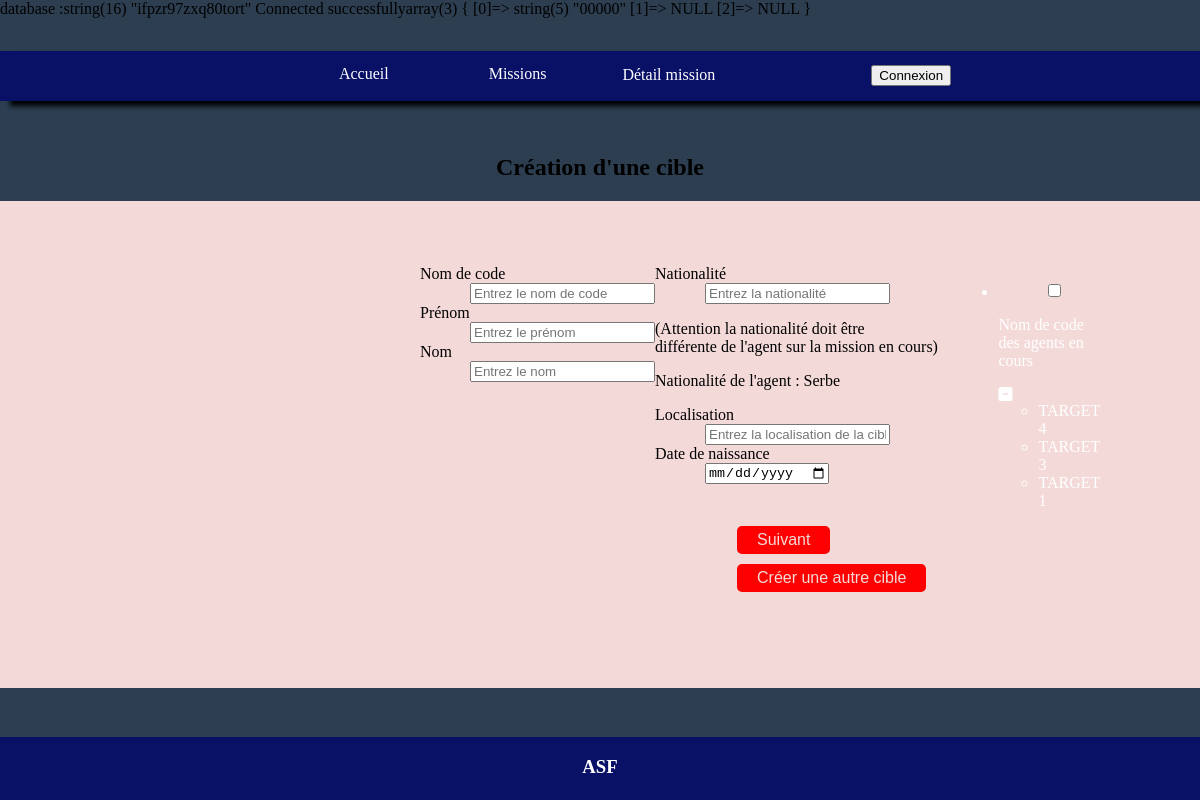
The page /Vues/Forms/FormTargetVue.php on the database its author committed.
### tables this page shows
CREATE TABLE `Agents` (
  `codeName` varchar(10) NOT NULL,
  `firstname` varchar(100) NOT NULL,
  `lastname` varchar(100) NOT NULL,
  `nationality` varchar(60) NOT NULL,
  `competenceOne` varchar(100) NOT NULL,
  `competenceTwo` varchar(100) DEFAULT NULL,
  `competenceThree` varchar(100) DEFAULT NULL,
  `dateOfBirth` datetime NOT NULL,
  `agent_Mission` varchar(200) NOT NULL,
  `id` int(100) NOT NULL AUTO_INCREMENT,
  PRIMARY KEY (`codeName`),
  UNIQUE KEY `id` (`id`),
  KEY `agent_Mission` (`agent_Mission`),
  KEY `codeName` (`codeName`),
  CONSTRAINT `agent_Mission` FOREIGN KEY (`agent_Mission`) REFERENCES `Missions` (`codeName`)
);

CREATE TABLE `Targets` (
  `codeName` varchar(10) NOT NULL,
  `firstname` varchar(100) NOT NULL,
  `lastname` varchar(100) NOT NULL,
  `dateOfBirth` datetime NOT NULL,
  `nationality` varchar(60) NOT NULL,
  `localisation` varchar(100) NOT NULL,
  `target_Mission` varchar(10) DEFAULT NULL,
  PRIMARY KEY (`codeName`),
  KEY `target_Mission` (`target_Mission`),
  CONSTRAINT `target_Mission` FOREIGN KEY (`target_Mission`) REFERENCES `Missions` (`codeName`)
);

### Managers/AgentManager.php (called while the page is built, shortened)
<?php
class AgentManager
{
    public function getData(): array
    {
        $stmt = new PDO('mysql:dbname=intelligence_agency;host=localhost', 'root', 'root');
        $r = $stmt->query('SELECT * FROM intelligence_agency.Agents ORDER BY id DESC ');
        return $r->fetch();
    }
}

### Managers/TargetManager.php (called while the page is built, shortened)
<?php
class TargetManager
{
    private $pdo;
    public function setPdo($pdo): void
    {
        $this->pdo = $pdo;
    }
    public function getAll(): array
    {
        $req = $this->pdo->query('SELECT * FROM intelligence_agency.Targets ORDER BY codeName DESC ');
        $target = array();
        foreach ($req->fetchAll() as $data) {
            $target[] = new TargetsModel($data);
        }
        return $target;
    }
}

### Models/TargetsModel.php (called while the page is built, shortened)
<?php
class TargetsModel
{
    private string $codeName;
    public function hydrate(array $data): void
    {
        foreach ($data as $key => $value) {
            $method = 'set'.ucfirst($key);
        }
    }
    public function getCodeName(): string
    {
        return $this->codeName;
    }
    public function setCodeName(string $codeName): self
    {
        $this->codeName = $codeName;
        return $this;
    }
    public function setFirstname(string $firstname): self
    {
        return $this;
    }
    public function setLastname(string $lastname): self
    {
        return $this;
    }
    public function setDateOfBirth(string $dateOfBirth): self
    {
        return $this;
    }
    public function setNationality(string $nationality): self
    {
        return $this;
    }
    public function setLocalisation(string $localisation): self
    {
        return $this;
    }
}

### Vues/Forms/FormTargetVue.php (the view, shortened to what this page needs)
<?php
$manager = new TargetManager();
$targets = $manager->getAll();
$manager = new AgentManager();
$agent = $manager->getData();
?>
<div>
    <h1>Création d'une cible</h1>
    <form action="?action=CreateTarget" method="POST" id="checkNationality" onsubmit="return checkValueTarget()">
        <div class="container">
            <div class="containerForm">
                <div>
                    <label for="codeName">Nom de code</label>
                </div>
                <div>
                    <input type="text" id="codeName"  name="codeName" placeholder="Entrez le nom de code" value="<?php if (isset($_POST['codeName'])) {echo $_POST['codeName'];} ?>" required>
                </div>
                <div>
                    <label for="firstName">Prénom</label>
                </div>
                <div>
                    <input type="text" id="firstName" name="firstName" placeholder="Entrez le prénom" value="<?php if (isset($_POST['firstName'])) {echo $_POST['firstName'];} ?>"  required>
                </div>
                <div>
                    <label for="lastName">Nom</label>
                </div>
                <div>
                    <input type="text" id="lastName" name="lastName" placeholder="Entrez le nom" value="<?php if (isset($_POST['lastName'])) {echo $_POST['lastName'];} ?>"  required>
                </div>
            </div>
            <div class="containerForm">
                <div>
                    <label for="nationality">Nationalité</label>
                </div>
                <div>
                    <input type="text" id="nationality" name="nationality" placeholder="Entrez la nationalité" required value="">
                    <p class="nationality">(Attention la nationalité doit être<br> différente de l'agent sur la mission en cours)</p>
                    <p class="nationalityA" id="AgentValue">Nationalité de l'agent : <?php echo $agent[3]; ?></p>
                </div>
                <div>
                    <label for="Localisation">Localisation</label>
                </div>
                <div>
                    <input type="text" id="Localisation" name="Localisation" placeholder="Entrez la localisation de la cible" value="<?php if (isset($_POST['Localisation'])) {echo $_POST['Localisation'];} ?>"  required>
                </div>
                <div>
                    <label for="dateOfBirth">Date de naissance</label>
                </div>
                <div>
                    <input type="date" id="dateOfBirth" name="dateOfBirth" value="<?php if (isset($_POST['dateOfBirth'])) {echo $_POST['dateOfBirth'];} ?>"  required>
                </div>
                <div class="containerBtn">
                    <div class="btn">
                        <input type="submit" id="next" name="next" value="Suivant">
                        <input type="submit" id="create" name="create" value="Créer une autre cible">
                    </div>
                </div>
            </div>
            <div class="codeList">
                <div>
                    <ul>
                        <li>
                            <input type="checkbox" id="list-item-1">
                            <p>Nom de code des agents en cours</p>
                            <label for="list-item-1" class="first">
                                <div class="icon">
                                    <i class="fas fa-minus-square"></i>
                                </div>
                            </label>
                            <ul>
                                <?php foreach ($targets as $target): ?>
                                    <li><?php echo $target->getCodeName(); ?></li>
                                <?php endforeach; ?>
                            </ul>
                        </li>
                    </ul>
                </div>
            </div>
        </div>
    </form>
</div>
<?php
require_once 'Vues/layout.php';
?>

### rows shown on the page
agents: nationality "Serbe"
targets: codeName "TARGET 4"
targets: codeName "TARGET 3"
targets: codeName "TARGET 1"
